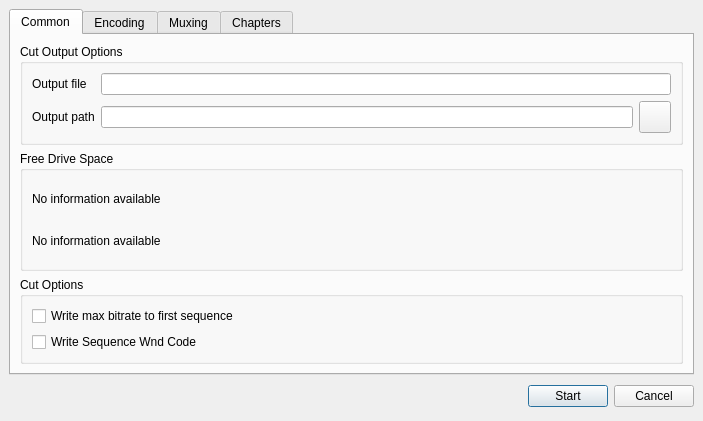
<ui version="4.0" >
 <author></author>
 <comment></comment>
 <exportmacro></exportmacro>
 <class>TTCutAVCutDlg</class>
 <widget class="QDialog" name="TTCutAVCutDlg" >
  <property name="geometry" >
   <rect>
    <x>0</x>
    <y>0</y>
    <width>703</width>
    <height>421</height>
   </rect>
  </property>
  <property name="windowTitle" >
   <string>TTCut - Video Cut Options</string>
  </property>
  <layout class="QGridLayout" >
   <property name="margin" >
    <number>9</number>
   </property>
   <property name="spacing" >
    <number>6</number>
   </property>
   <item row="1" column="0" >
    <layout class="QHBoxLayout" >
     <property name="margin" >
      <number>0</number>
     </property>
     <property name="spacing" >
      <number>6</number>
     </property>
     <item>
      <spacer>
       <property name="orientation" >
        <enum>Qt::Horizontal</enum>
       </property>
       <property name="sizeHint" >
        <size>
         <width>131</width>
         <height>31</height>
        </size>
       </property>
      </spacer>
     </item>
     <item>
      <widget class="QPushButton" name="okButton" >
       <property name="text" >
        <string>Start</string>
       </property>
      </widget>
     </item>
     <item>
      <widget class="QPushButton" name="cancelButton" >
       <property name="text" >
        <string>Cancel</string>
       </property>
      </widget>
     </item>
    </layout>
   </item>
   <item row="0" column="0" >
    <widget class="QTabWidget" name="tabWidget" >
     <widget class="QWidget" name="tabCommon" >
      <attribute name="title" >
       <string>Common</string>
      </attribute>
      <attribute name="icon" >
       <iconset resource="avcutdialog.qrc" >:/pixmaps/pixmaps/settings_18.xpm</iconset>
      </attribute>
      <layout class="QGridLayout" >
       <property name="margin" >
        <number>9</number>
       </property>
       <property name="spacing" >
        <number>6</number>
       </property>
       <item row="1" column="0" >
        <widget class="QGroupBox" name="gbFreeDriveSpace" >
         <property name="sizePolicy" >
          <sizepolicy>
           <hsizetype>5</hsizetype>
           <vsizetype>5</vsizetype>
           <horstretch>0</horstretch>
           <verstretch>4</verstretch>
          </sizepolicy>
         </property>
         <property name="title" >
          <string>Free Drive Space</string>
         </property>
         <layout class="QGridLayout" >
          <property name="margin" >
           <number>9</number>
          </property>
          <property name="spacing" >
           <number>6</number>
          </property>
          <item row="1" column="0" >
           <widget class="QLabel" name="laFreeDiskSpace2" >
            <property name="text" >
             <string>No information available</string>
            </property>
           </widget>
          </item>
          <item row="0" column="0" >
           <widget class="QLabel" name="laFreeDiskSpace1" >
            <property name="text" >
             <string>No information available</string>
            </property>
           </widget>
          </item>
         </layout>
        </widget>
       </item>
       <item row="0" column="0" >
        <widget class="QGroupBox" name="gbOutput" >
         <property name="title" >
          <string>Cut Output Options</string>
         </property>
         <layout class="QGridLayout" >
          <property name="margin" >
           <number>9</number>
          </property>
          <property name="spacing" >
           <number>6</number>
          </property>
          <item row="1" column="2" >
           <widget class="QPushButton" name="btnDirOpen" >
            <property name="minimumSize" >
             <size>
              <width>32</width>
              <height>32</height>
             </size>
            </property>
            <property name="maximumSize" >
             <size>
              <width>32</width>
              <height>32</height>
             </size>
            </property>
            <property name="text" >
             <string/>
            </property>
            <property name="icon" >
             <iconset resource="avcutdialog.qrc" >:/pixmaps/pixmaps/fileopen_24.xpm</iconset>
            </property>
           </widget>
          </item>
          <item row="1" column="1" >
           <widget class="QLineEdit" name="leOutputPath" />
          </item>
          <item row="1" column="0" >
           <widget class="QLabel" name="laOutputPath" >
            <property name="text" >
             <string>Output path</string>
            </property>
           </widget>
          </item>
          <item row="0" column="1" colspan="2" >
           <widget class="QLineEdit" name="leOutputFile" />
          </item>
          <item row="0" column="0" >
           <widget class="QLabel" name="laOutputFile" >
            <property name="text" >
             <string>Output file</string>
            </property>
           </widget>
          </item>
         </layout>
        </widget>
       </item>
       <item row="2" column="0" >
        <widget class="QGroupBox" name="gbCutOptions" >
         <property name="title" >
          <string>Cut Options</string>
         </property>
         <layout class="QGridLayout" >
          <property name="margin" >
           <number>9</number>
          </property>
          <property name="spacing" >
           <number>6</number>
          </property>
          <item row="1" column="0" >
           <widget class="QCheckBox" name="cbEndCode" >
            <property name="text" >
             <string>Write Sequence Wnd Code</string>
            </property>
           </widget>
          </item>
          <item row="0" column="0" >
           <widget class="QCheckBox" name="cbMaxBitrate" >
            <property name="text" >
             <string>Write max bitrate to first sequence</string>
            </property>
           </widget>
          </item>
         </layout>
        </widget>
       </item>
      </layout>
     </widget>
     <widget class="QWidget" name="tabEncoding" >
      <attribute name="title" >
       <string>Encoding</string>
      </attribute>
      <attribute name="icon" >
       <iconset resource="avcutdialog.qrc" >:/pixmaps/pixmaps/exec.png</iconset>
      </attribute>
      <layout class="QGridLayout" >
       <property name="margin" >
        <number>9</number>
       </property>
       <property name="spacing" >
        <number>6</number>
       </property>
       <item row="0" column="0" >
        <widget class="TTCutSettingsEncoder" name="encodingPage" >
         <property name="title" >
          <string>GroupBox</string>
         </property>
        </widget>
       </item>
      </layout>
     </widget>
     <widget class="QWidget" name="tabMuxing" >
      <attribute name="title" >
       <string>Muxing</string>
      </attribute>
      <attribute name="icon" >
       <iconset resource="avcutdialog.qrc" >:/pixmaps/pixmaps/filter.png</iconset>
      </attribute>
      <layout class="QGridLayout" >
       <property name="margin" >
        <number>9</number>
       </property>
       <property name="spacing" >
        <number>6</number>
       </property>
       <item row="0" column="0" >
        <widget class="TTCutSettingsMuxer" name="muxingPage" >
         <property name="title" >
          <string>GroupBox</string>
         </property>
        </widget>
       </item>
      </layout>
     </widget>
     <widget class="QWidget" name="tabChapters" >
      <attribute name="title" >
       <string>Chapters</string>
      </attribute>
      <attribute name="icon" >
       <iconset resource="avcutdialog.qrc" >:/pixmaps/pixmaps/chapter_18.xpm</iconset>
      </attribute>
      <layout class="QGridLayout" >
       <property name="margin" >
        <number>9</number>
       </property>
       <property name="spacing" >
        <number>6</number>
       </property>
       <item row="0" column="0" >
        <widget class="TTCutSettingsChapter" name="chaptersPage" >
         <property name="title" >
          <string>GroupBox</string>
         </property>
        </widget>
       </item>
      </layout>
     </widget>
    </widget>
   </item>
  </layout>
 </widget>
 <pixmapfunction></pixmapfunction>
 <customwidgets>
  <customwidget>
   <class>TTCutSettingsMuxer</class>
   <extends>QGroupBox</extends>
   <header>../gui/ttcutsettingsmuxer.h</header>
   <container>0</container>
   <pixmap></pixmap>
  </customwidget>
  <customwidget>
   <class>TTCutSettingsChapter</class>
   <extends>QGroupBox</extends>
   <header>../gui/ttcutsettingschapter.h</header>
   <container>0</container>
   <pixmap></pixmap>
  </customwidget>
  <customwidget>
   <class>TTCutSettingsEncoder</class>
   <extends>QGroupBox</extends>
   <header>../gui/ttcutsettingsencoder.h</header>
   <container>0</container>
   <pixmap></pixmap>
  </customwidget>
 </customwidgets>
 <resources>
  <include location="avcutdialog.qrc" />
 </resources>
 <connections>
  <connection>
   <sender>okButton</sender>
   <signal>clicked()</signal>
   <receiver>TTCutAVCutDlg</receiver>
   <slot>accept()</slot>
   <hints>
    <hint type="sourcelabel" >
     <x>278</x>
     <y>253</y>
    </hint>
    <hint type="destinationlabel" >
     <x>96</x>
     <y>254</y>
    </hint>
   </hints>
  </connection>
  <connection>
   <sender>cancelButton</sender>
   <signal>clicked()</signal>
   <receiver>TTCutAVCutDlg</receiver>
   <slot>reject()</slot>
   <hints>
    <hint type="sourcelabel" >
     <x>369</x>
     <y>253</y>
    </hint>
    <hint type="destinationlabel" >
     <x>179</x>
     <y>282</y>
    </hint>
   </hints>
  </connection>
 </connections>
</ui>
